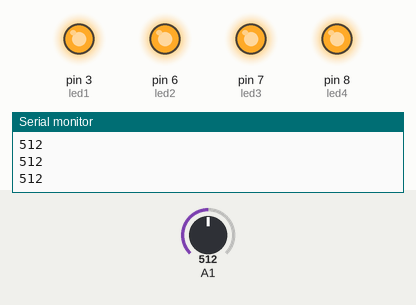
Bench run of a sketch on a simulated Arduino Uno, built with avr-gcc and run on an emulated ATmega328P. Parts: output pins drawn as LEDs (lit = HIGH), the last lines printed to the serial monitor. Inputs (shaded band) come from the test bench; at power-on: A1 = 512.

Above: at 1.2 s.
1.3 s: A1 set to 310
2.8 s: A1 set to 281
At 4.0 s:
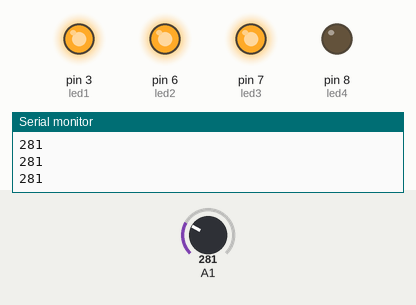
4.3 s: A1 set to 238
5.8 s: A1 set to 217
At 6.5 s:
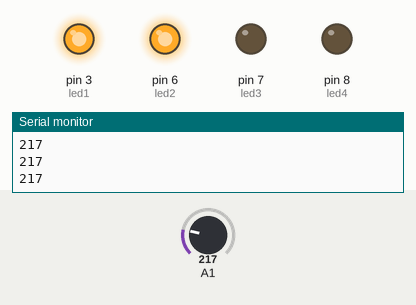
7.3 s: A1 set to 163
8.8 s: A1 set to 143
At 10.0 s:
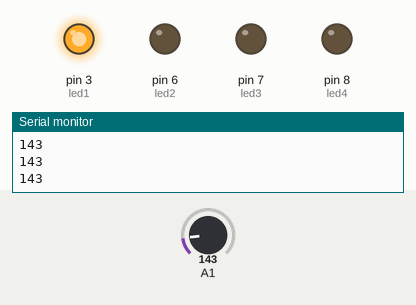
Timing chart, 0 to 11.3 s (numbered marks = the images above; inputs shaded):
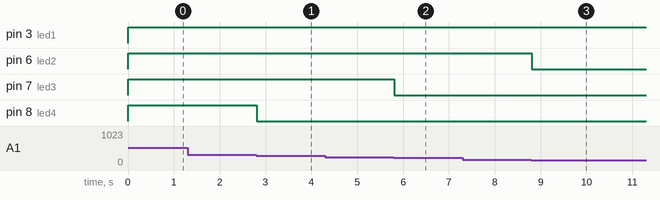

Measured:
- the behaviour switches between 300 and 299 on A1 (found by bisection; images 0 and 1)
- the behaviour switches between 225 and 224 on A1 (found by bisection; images 1 and 2)
- the behaviour switches between 150 and 149 on A1 (found by bisection; images 2 and 3)
- after the input at 2.8 s, pin 8 (led4): HIGH → LOW at once
- after the input at 5.8 s, pin 7 (led3): HIGH → LOW at once
- after the input at 8.8 s, pin 6 (led2): HIGH → LOW at once

The sketch:

sketch_apr11a.ino
```cpp
int led1 = 3;
int led2 = 6;
int led3 = 7;
int led4 = 8;

void setup() {
  // put your setup code here, to run once:
  pinMode(led1, OUTPUT);
  pinMode(led2, OUTPUT);
  pinMode(led3, OUTPUT);
  pinMode(led4, OUTPUT);
  Serial.begin(9600);

}

void loop() {
  // put your main code here, to run repeatedly:
  int a = analogRead(A1);

  if(a >= 75) {
    analogWrite(led1, 255);
  } else {
    analogWrite(led1, 0);
  }

  if(a >= 150) {
    analogWrite(led2, 255);
  } else {
    analogWrite(led2, 0);
  }

  if(a >= 225) {
    analogWrite(led3, 255);
  } else {
    analogWrite(led3, 0);
  }

  if(a >= 300) {
    analogWrite(led4, 255);
  } else {
    analogWrite(led4, 0);
  }
  Serial.println(a);
}
```
